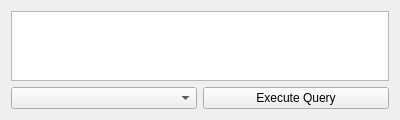
<?xml version="1.0" encoding="UTF-8"?>
<ui version="4.0">
 <class>quan::QuanQueryForm</class>
 <widget class="QWidget" name="quan::QuanQueryForm">
  <property name="geometry">
   <rect>
    <x>0</x>
    <y>0</y>
    <width>400</width>
    <height>102</height>
   </rect>
  </property>
  <property name="windowTitle">
   <string>Form</string>
  </property>
  <layout class="QVBoxLayout" name="verticalLayout">
   <item>
    <layout class="QGridLayout" name="gridLayout">
     <item row="2" column="1">
      <widget class="QPushButton" name="pushButton">
       <property name="text">
        <string>Execute Query</string>
       </property>
      </widget>
     </item>
     <item row="1" column="0" colspan="2">
      <widget class="QPlainTextEdit" name="plainTextEdit">
       <property name="sizePolicy">
        <sizepolicy hsizetype="Expanding" vsizetype="Preferred">
         <horstretch>0</horstretch>
         <verstretch>0</verstretch>
        </sizepolicy>
       </property>
       <property name="maximumSize">
        <size>
         <width>16777215</width>
         <height>100</height>
        </size>
       </property>
      </widget>
     </item>
     <item row="2" column="0">
      <widget class="QComboBox" name="comboBox"/>
     </item>
    </layout>
   </item>
  </layout>
 </widget>
 <resources/>
 <connections/>
</ui>
